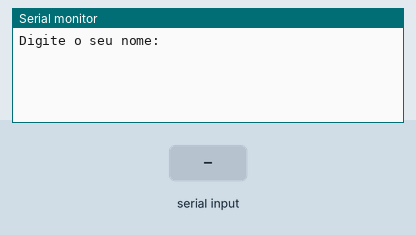
Recording of a sketch running on a simulated Arduino Uno, built with avr-gcc and run on an emulated ATmega328P. Parts: the last lines printed to the serial monitor. Inputs (shaded band) come from the test bench.

Above: at 1.2 s.
1.3 s: "1" received over Serial
At 3.4 s:
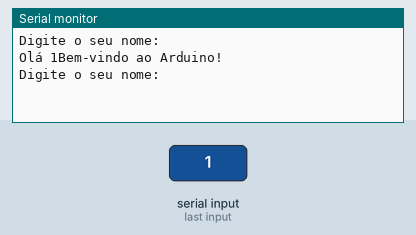
3.8 s: "0" received over Serial
At 5.2 s:
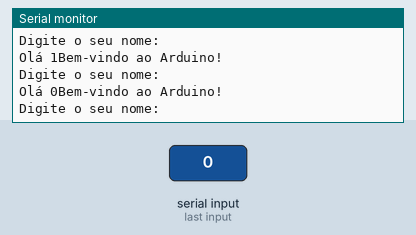
5.3 s: "2" received over Serial
At 7.6 s:
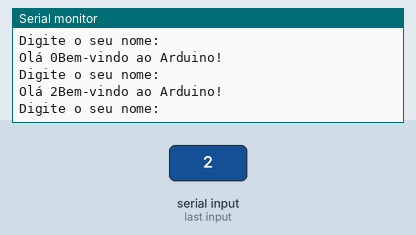

The sketch:

READING_STRING.ino
```cpp
String name;
String msg = "Digite o seu nome: ";
String msg2 = "Olá ";
String msg3 = "Bem-vindo ao Arduino!";

void setup() {
  // put your setup code here, to run once:
  Serial.begin(9600);
}

void loop() {
  // put your main code here, to run repeatedly:
  Serial.println(msg);
  while(Serial.available() == 0) {

  }
  name = Serial.readString();
  Serial.print(msg2);
  Serial.print(name);
  Serial.println(msg3);
}
```

Measured:
- after the input at 1.3 s, the serial monitor: prints a new line after 1.0 s (image 1)
- after the input at 3.8 s, the serial monitor: prints a new line after 1.0 s (image 2)
- after the input at 5.3 s, the serial monitor: prints a new line after 1.0 s (image 3)
